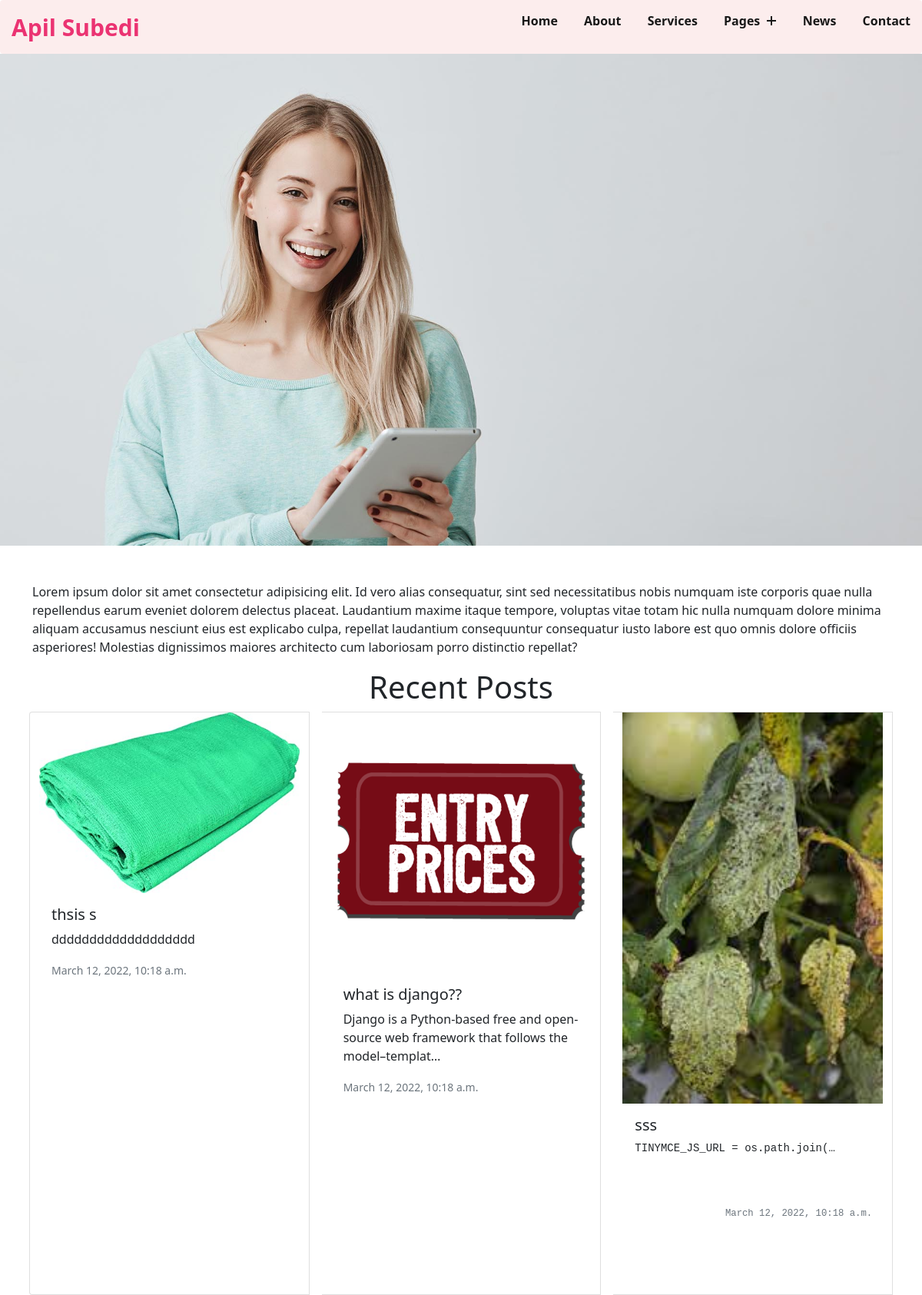
The page / on the database its author committed.
### blog/models.py (models this page shows, shortened)
class Post(models.Model):
    post_id=models.AutoField(primary_key=True)
    title=models.CharField(max_length=200)
    content=HTMLField()
    url=models.CharField(max_length=100)
    cat=models.ForeignKey(Category, on_delete= models.CASCADE)
    image=models.ImageField(upload_to='post/')
    add_date= models.DateTimeField(auto_now_add=True, null=True)

### blog/views.py (the view)
# urls.py: path('', views.hello, name='blog'),
def hello(request):
    allpost= Post.objects.all()[:3]
    context={'allpost':allpost}
    return render(request, 'index.html' , context)

### templates/index.html (shortened to what this page needs)
{% load static %}
<!DOCTYPE html>
<html lang="en">
  <head>
    <link
      rel="stylesheet"
      type="text/css"
      href="{% static 'css/style.css' %}"
    />
    <link
      href="https://cdn.jsdelivr.net/npm/bootstrap@5.0.2/dist/css/bootstrap.min.css"
      rel="stylesheet"
    />
  </head>
  <body>
    <header class="header">
      <div class="navcontainer">
        <div class="header-main">
          <div class="logo">
            <a href="#">Apil Subedi</a>
          </div>
          <nav class="nav-menu">
            <ul class="menu">
              <li class="menu-item menu-item-has-children">
                <a href="./https://www.google.com" data-toggle="sub-menu"
                  >Home
                </a>
              </li>
              <li class="menu-item">
                <a href="#">About</a>
              </li>
              <li class="menu-item">
                <a href="#">Services</a>
              </li>
              <li class="menu-item menu-item-has-children">
                <a href="#" data-toggle="sub-menu"
                  >Pages <i class="plus" data-toggle="sub-menu"></i
                ></a>
              </li>
              <li class="menu-item">
                <a href="#">News</a>
              </li>
              <li class="menu-item">
                <a href="#">Contact</a>
              </li>
            </ul>
          </nav>
        </div>
      </div>
    </header>
    <section class="home-section"></section>
    <br /><br />
    <div class="container">
      <p>
        Lorem ipsum dolor sit amet consectetur adipisicing elit. Id vero alias
        consequatur, sint sed necessitatibus nobis numquam iste corporis quae
        nulla repellendus earum eveniet dolorem delectus placeat. Laudantium
        maxime itaque tempore, voluptas vitae totam hic nulla numquam dolore
        minima aliquam accusamus nesciunt eius est explicabo culpa, repellat
        laudantium consequuntur consequatur iusto labore est quo omnis dolore
        officiis asperiores! Molestias dignissimos maiores architecto cum
        laboriosam porro distinctio repellat?
      </p>
    </div>
    <h1 class="text-center">Recent Posts</h1>
    <div class="container">
      <div class="card-group row ">
        {% for p in allpost %}
        <div class="card col-md-4 mx-2">
          <img src="/media/{{p.image}}" class="img-fluid" alt="..." />
          <div class="card-body">
            <h5 class="card-title">{{p.title}}</h5>
                {{p.content|truncatechars:100|safe}}
            <p class="card-text">
              <small class="text-muted">{{p.add_date}}</small>
            </p>
          </div>
        </div>
        {% endfor %}
      </div>
    </div>
  </body>
</html>

### static/css/style.css (style rules this page uses)
body { line-height: 1.5; font-family: 'Raleway', sans-serif; font-weight: 400; }
* { margin: 0; box-sizing: border-box; }
.navcontainer { margin: auto; }
ul { list-style: none; margin: 0; padding: 0; }
a { text-decoration: none!important; }
.header { position: sticky; width: 100%; left: 0; top: 0; z-index: 99; }
.header-main { background-color: #fcecec; display: flex; justify-content: space-between; align-items: center; padding: 3px 0; border-radius: 4px; opacity: 0.9; }
.header .logo { padding: 0 15px; }
.header .logo a { font-size: 30px; text-transform: capitalize; color: #e91e63; font-weight: 600; }
.header .nav-menu { padding: 0 15px; }
.header .menu>.menu-item { display: inline-block; margin-left: 30px; position: relative; }
.header .menu>.menu-item>a { display: block; padding: 12px 0; font-size: 16px; color: #000000; text-transform: capitalize; font-weight: 600; transition: all 0.3s ease; }
.header .menu>.menu-item>a .plus { display: inline-block; height: 12px; width: 12px; position: relative; margin-left: 5px; pointer-events: none; }
.header .menu>.menu-item>a .plus:before, .header .menu>.menu-item>a .plus:after { content: ''; position: absolute; box-sizing: border-box; left: 50%; top: 50%; background-color: #000000; height: 2px; width: 100%; transform: translate(-50%, -50%); transition: all 0.3s ease; }
.header .menu>.menu-item>a .plus:after { transform: translate(-50%, -50%) rotate(-90deg); }
.home-section { width: 100%; display: block; min-height: 80vh; background-image: url('../img/home.jpg'); background-position: center top; background-size: cover; }

### rows shown on the page
Post: image (picture), title "thsis s", content "ddddddddddddddddddd", add_date "March 12, 2022, 10:18 a.m."
Post: image (picture), title "what is django??", content "Django is a Python-based free and open-source web framework that follows the model–templat…", add_date "March 12, 2022, 10:18 a.m."
Post: image (picture), title "sss", content "TINYMCE_JS_URL = os.path.join(…", add_date "March 12, 2022, 10:18…"
